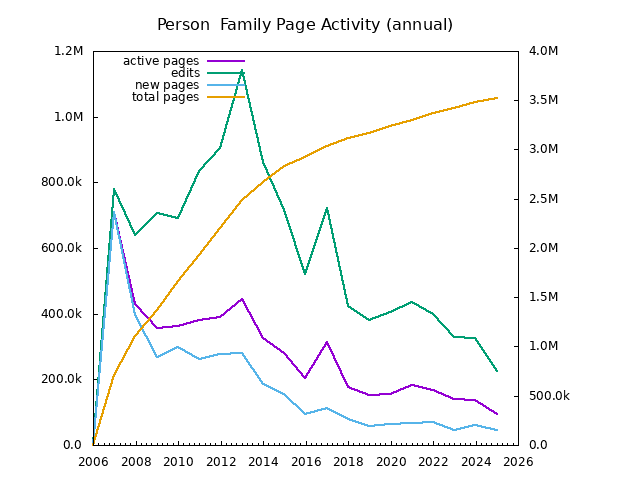

The script that drew this image:
load "gnuplot-common"
set datafile separator ","
set xdata time
set timefmt "%Y"
set format x "%Y"
# TODO: increase this as the line nears the top
set y2range [0:4000000]
set y2tics
set ytics nomirror
set xtics nomirror
set format y "%.1s%c"
set format y2 "%.1s%c"
set yrange [0:]
set key top left
set title "Person & Family Page Activity (annual)"
plot \
 'tot-annually.csv' skip 1 using 1:3 with lines linewidth 2 title "active pages" , \
 'tot-annually.csv' skip 1 using 1:4 with lines linewidth 2 title "edits", \
 'tot-annually.csv' skip 1 using 1:5 with lines linewidth 2 title "new pages", \
 'tot-annually.csv' skip 1 using 1:6 with lines linewidth 2 title "total pages" axes x1y2
